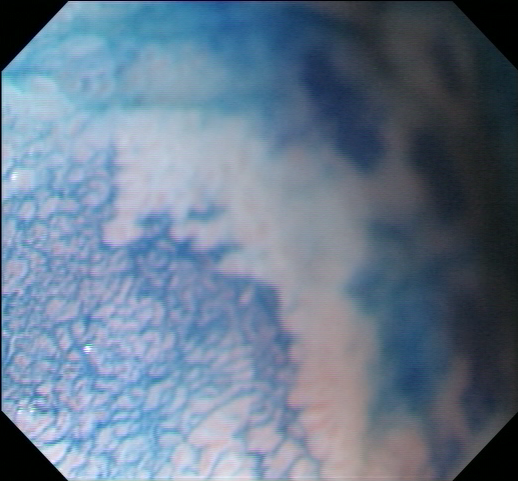
#> input picture ExampleImage/CHGastro_Abnormal_037.png, 518 x 481 px, found by its file name
$ python bvlc.py   (older library calls are emulated)
#> lines starting #> are read from the running program, lines starting #| are printed output that depends on the picture
import os
import numpy as np
import cv2
import matplotlib.pyplot as plt

class BVLC:
    def __init__(self, patchsize = 2, channel_merge = False, stride = 1, n_Octaves = 3, epsilon = 0.000001, pairs = ((0, 1), (1, 0), (1, 1), (1, -1))) -> None:
        """__init__ _summary_

        Keyword Arguments:
            channel_merge -- boolean: all channel in the image will be merged if True (default: {False})
            stride -- int: the translating size of block size  (default: {1})
            n_Octaves -- int: the number of times the kernel scales - not implemented (default: {3})
            epsilon -- float: relatively small number to avoid zero division (default: {0.000001})
            pairs -- tuple (4 x 2): Direction of block translating (default: {((0, 1), (1, 0), (1, 1), (1, -1))})
            patchsize -- int: size of the block
        """
        self.block_size = patchsize
        self.patch_area = self.block_size ** 2
        self.channel_merge = channel_merge
        self.pairs = pairs
        self.stride = stride
        self.epsilon = epsilon

    def padding(self, img : np.array):
        """padding Calculates the padding size

        Arguments:
            img -- np.array: input image

        Returns:
            padding size -- tuple(4 x 1): padding size for each side of input image
        """
        padding_size = [0, 0, 0, 0] # up down left right
        if img.shape[0] % self.block_size == 0:
            padding_size[0], padding_size[1] = self.block_size, self.block_size
        elif img.shape[0] % self.block_size == 1:
            padding_size[0] = self.block_size
        if img.shape[1] % self.block_size == 0:
            padding_size[2], padding_size[3] = self.block_size, self.block_size
        return padding_size

    def add_padding(self, gray : np.array, padding_size : tuple):
        """add_padding add padding to the image

        Arguments:
            gray -- np.array: gray scale input image
            padding_size -- tuple(4 x 1): padding size need adding

        Returns:
            padded image
        """
        up_pad = np.zeros((padding_size[0], gray.shape[1]))
        down_pad = np.zeros((padding_size[1], gray.shape[1]))
        left_pad = np.zeros((gray.shape[0] + padding_size[0] + padding_size[1], padding_size[2]))
        right_pad = np.zeros((gray.shape[0] + padding_size[0] + padding_size[1], padding_size[3]))
        up_cat_pad = np.concatenate((up_pad, gray), axis = 0)
        down_cat_pad = np.concatenate((up_cat_pad, down_pad), axis = 0)
        left_cat_pad = np.concatenate((left_pad, down_cat_pad), axis = 1)
        right_cat_pad = np.concatenate((left_cat_pad, right_pad), axis = 1)
        return right_cat_pad

    def local_coree_coef(self, current_block : np.array, shift_block : np.array):
        """local_coree_coef Calculates the local correlation coefficient

        Arguments:
            current_block -- np.array(block_size x block_size): sub-matrix of image overlap the current block
            shift_block -- np.array(block_size x block_size): sub-matrix of image translated by pair

        Returns:
            local_coree_coef -- float
        """
        local_mean = np.mean(current_block)
        local_std = np.std(current_block)
        shift_mean = np.mean(shift_block)
        shift_std = np.std(shift_block)

        nominator = np.sum(current_block*shift_block)/self.patch_area - local_mean*shift_mean
        dominator = local_std * shift_std + self.epsilon

        return nominator/dominator

    def extract(self, img : np.array, gray = "grayscale", path = None, extended = True):
        """extract Calculates the BVLC image

        Arguments:
            img -- np.array: input image

        Keyword Arguments:
            gray -- str: define the way of calculating the grayscale image (default: {"grayscale"})
            path -- str: path to save the BVLC image and its histogram (default: {None})
        """
        if gray == "grayscale":
            img_gray = cv2.cvtColor(img, cv2.COLOR_BGR2GRAY)
        elif gray == "avg":
            img_gray = (img[:, :, 0] + img[:, :, 1] + img[:, :, 2])/3
        else:
            img_gray = img[:, :, gray]

        padding_size = self.padding(img_gray)

        padd_gray = self.add_padding(img_gray, padding_size)

        row_index, col_index = padd_gray.shape[0], padd_gray.shape[1]

        row_block_index, col_block_index = int((row_index - 1)/self.block_size), int((col_index - 1)/self.block_size)

        output = np.zeros((row_block_index, col_block_index))

        for i in range(self.block_size, row_index - self.block_size, self.block_size):
            for j in range(self.block_size, col_index - self.block_size, self.block_size):
                current_index = (int(i/self.block_size), int(j/self.block_size))
                current_block = padd_gray[i:i+self.block_size, j:j+self.block_size]
                local_coefs = []
                for x in self.pairs:
                    i_shift = i + x[1]
                    j_shift = j + x[0]
                    shift_block = padd_gray[i_shift : i_shift + self.block_size, j_shift : j_shift + self.block_size]
                    local_coefs.append(self.local_coree_coef(current_block, shift_block))
                output[current_index[0], current_index[1]] = max(local_coefs) - min(local_coefs)
        # cv2.imshow("results", output)
        # cv2.waitKey(0)
        if path:
            frame_normed = 255 * (output - output.min()) / (output.max() - output.min())
            frame_normed = np.array(frame_normed, np.int)
            if extended:
                base_img = np.zeros((frame_normed.shape[0], frame_normed.shape[1], 3))
                base_img[:, :, gray] = frame_normed
                frame_normed = base_img
            cv2.imwrite(path, frame_normed)
            plt.hist(output.ravel(), bins=256, range=(0.0, 2.0), fc='k', ec='k') #calculating histogram
            plt.savefig("Histogram\\" + path.split("\\")[-1])


os.chdir("..")
main_data_dir = os.getcwd() + "\\ExampleImage"
img_path1 = main_data_dir + "\\CHGastro_Abnormal_037.png"
img_path2 = main_data_dir + "\\CHGastro_Normal_047.png"
img1 = cv2.imread(img_path1)
#> img1 is the input picture: shape (481, 518, 3); mean B, G, R 142.4, 121.9, 103.7
img2 = cv2.imread(img_path2)
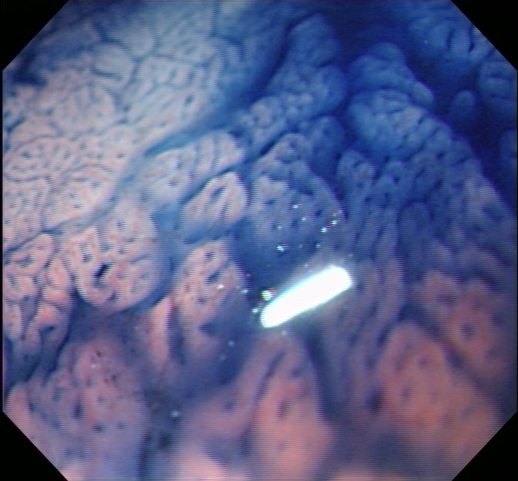
#> input picture ExampleImage/CHGastro_Normal_047.png, 518 x 481 px, found by its file name
#> img2 is the input picture: shape (481, 518, 3); mean B, G, R 137.4, 96.6, 90.7

bdlc = BVLC(patchsize=7)
extract1 = bdlc.extract(img = img1, gray = 2, path="ExampleImage\\BVLC_7_red" + img_path1.split("\\")[-1])
#> in extract, `img_gray = img[:, :, gray]`:
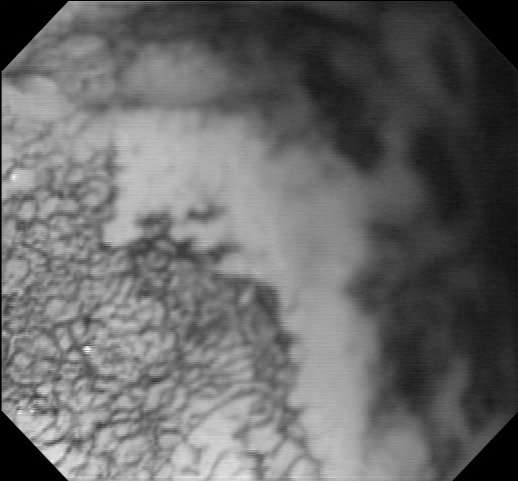
#> img_gray: shape (481, 518); min 0, max 255, mean 103.7
#> in extract, `padding_size = self.padding(img_gray)`: padding_size = [0, 0, 7, 7]
#> after the loop in extract, `for i in range(self.block_size, row_index - self.block_size, self.bloc..`:
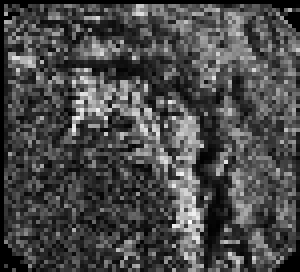
#> output: shape (68, 75) float64 (shown 4 times larger); min 0, max 1.64, mean 0.476; drawn with min black and max white
#> in extract, `plt.savefig("Histogram\\" + path.split("\\")[-1])`:
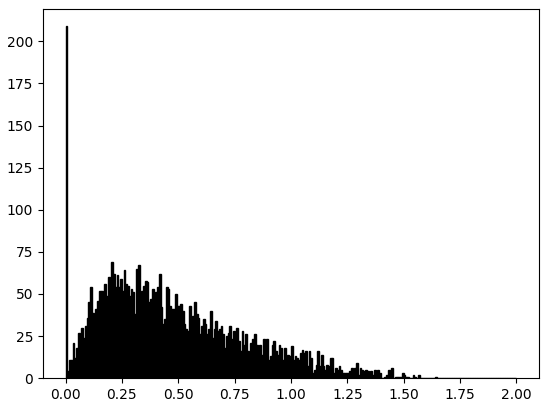
#> figure drawn by matplotlib, 1 panel; tallest bar 209 high, from x = 0 to 0.00781
extract2 = bdlc.extract(img = img2, gray = 2, path="ExampleImage\\BVLC_7_red" + img_path2.split("\\")[-1])
#> call 2 of extract, with gray = 2, extended = True
#> in add_padding (call 2), `right_cat_pad = np.concatenate((left_cat_pad, right_pad), axis = 1)`:
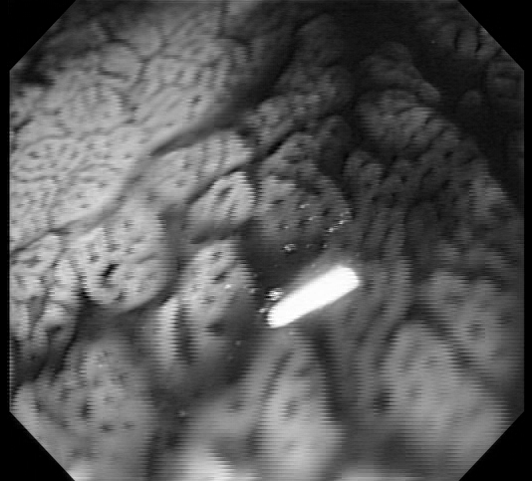
#> right_cat_pad: shape (481, 532) float64; min 0, max 255, mean 88.3
#> after the loop in extract (call 2), `for i in range(self.block_size, row_index - self.block_size, self.bloc..`:
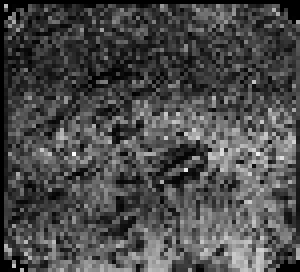
#> output: shape (68, 75) float64 (shown 4 times larger); min 0, max 1.44, mean 0.425; drawn with min black and max white
#> in extract (call 2), `base_img[:, :, gray] = frame_normed`:
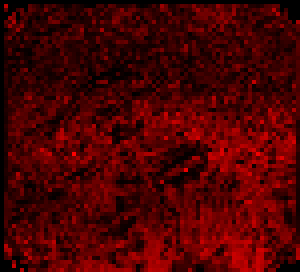
#> base_img: shape (68, 75, 3) float64 (shown 4 times larger); mean of channels 0, 1, 2 0, 0, 74.7; drawn as B, G, R
